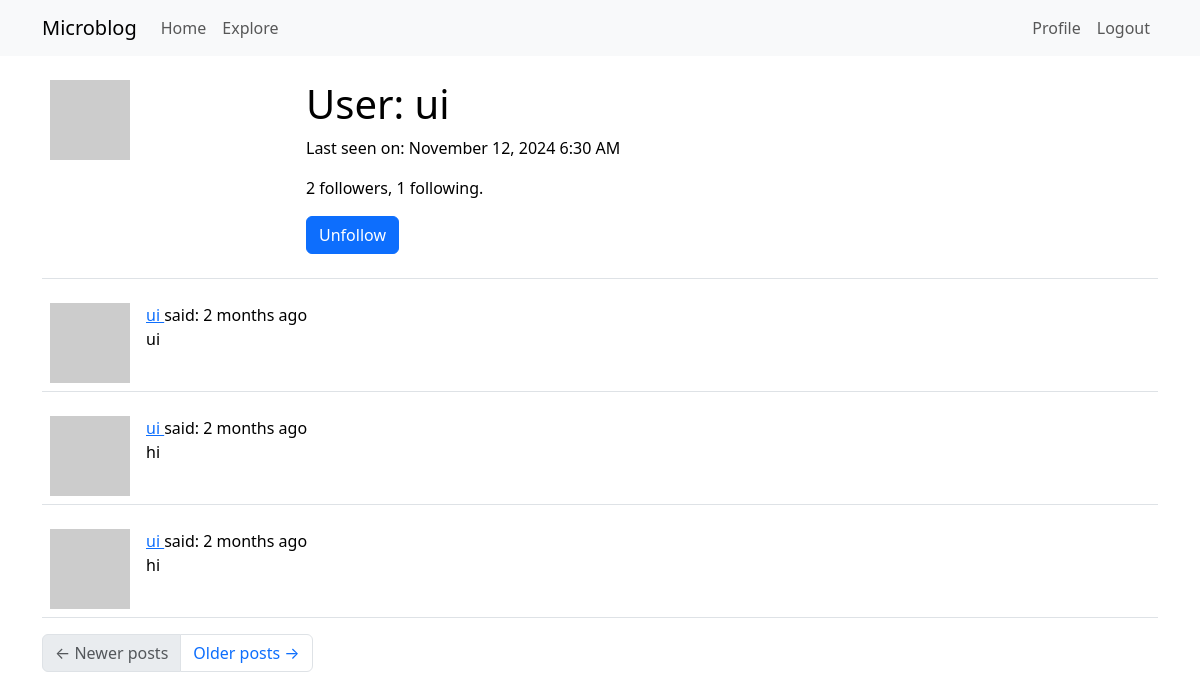
The page /user/ui (signed in) on the database its author committed.
### Y/models.py (models this page shows, shortened)
class User(UserMixin, db.Model):
    id: so.Mapped[int] = so.mapped_column(primary_key=True)
    username: so.Mapped[str] = so.mapped_column(sa.String(64), index=True, unique=True)
    email: so.Mapped[str] = so.mapped_column(sa.String(120), index=True, unique=True)
    password_hash: so.Mapped[Optional[str]] = so.mapped_column(sa.String(256))
    posts: so.WriteOnlyMapped['Post'] = so.relationship(back_populates='author')
    about_me: so.Mapped[Optional[str]] = so.mapped_column(sa.String(140))
    last_seen: so.Mapped[Optional[datetime]] = so.mapped_column(default=lambda: datetime.now(timezone.utc))
    following: so.WriteOnlyMapped['User'] = so.relationship(
        secondary=followers,
        primaryjoin=(followers.c.follower_id == id),
        secondaryjoin=(followers.c.followed_id == id),
        back_populates='followers')
    followers: so.WriteOnlyMapped['User'] = so.relationship(
        secondary=followers,
        primaryjoin=(followers.c.followed_id == id),
        secondaryjoin=(followers.c.follower_id == id),
        back_populates='following')
    def avatar(self, size):
        digest = md5(self.email.lower().encode('utf-8')).hexdigest()
        return f'https://www.gravatar.com/avatar/{digest}?d=identicon&s={size}'
    def is_following(self, user):
        query = self.following.select().where(User.id == user.id)
        return db.session.scalar(query) is not None
    def followers_count(self):
        query = sa.select(sa.func.count()).select_from(
            self.followers.select().subquery())
        return db.session.scalar(query)
    def following_count(self):
        query = sa.select(sa.func.count()).select_from(
            self.following.select().subquery())
        return db.session.scalar(query)

class Post(db.Model):
    id: so.Mapped[int] = so.mapped_column(primary_key=True)
    body: so.Mapped[str] = so.mapped_column(sa.String(140))
    timestamp: so.Mapped[datetime] = so.mapped_column(index=True, default=lambda: datetime.now(timezone.utc))
    user_id: so.Mapped[int] = so.mapped_column(sa.ForeignKey(User.id), index=True)
    author: so.Mapped[User] = so.relationship(back_populates='posts')

### Y/main/routes.py (the view)
@bp.route('/user/<username>')
@login_required
def user(username):
    user= db.first_or_404(sa.select(User).where(User.username == username))
    page = request.args.get('page', 1, type=int)
    query = user.posts.select().order_by(Post.timestamp.desc())
    posts = db.paginate(query, page=page,
                        per_page=current_app.config['POSTS_PER_PAGE'],
                        error_out=False)
    next_url = url_for('user', username=user.username, page=posts.next_num) \
        if posts.has_next else None
    prev_url = url_for('user', username=user.username, page=posts.prev_num) \
        if posts.has_prev else None
    form = EmptyForm()
    return render_template('user.html', user=user, posts=posts.items, form= form, next_url=next_url, prev_url=prev_url,)

### Y/main/forms.py
class EmptyForm(FlaskForm):
    submit = SubmitField('Submit')

### Y/main/routes.py (called while the page is built)
@bp.before_request
def before_request():
    if current_user.is_authenticated:
        current_user.last_seen= datetime.now(timezone.utc)
        db.session.commit()

### Y/models.py (called while the page is built)
@login.user_loader
def load_user(id):
    return db.session.get(User, int(id))

### Y/templates/user.html (shortened to what this page needs)
{% extends "base.html" %}
{% block content %}
<table class="table table-hover">
    <tr>
        <td width="256px"><img src="{{ user.avatar(256) }}"></td>
        <td>
            <h1>User: {{ user.username }}</h1>
            {% if user.last_seen %}<p>Last seen on: {{ moment(user.last_seen).format('LLL') }}</p>{% endif %}
            <p>{{ user.followers_count() }} followers, {{ user.following_count() }} following.</p>
            {% if user == current_user %}
            <p><a href="{{ url_for('main.edit_profile') }}">Edit your profile</a></p>
            {% else %}
            <p>
            <form action="{{ url_for('main.unfollow', username=user.username) }}" method="post">
                {{ form.submit(value='Unfollow', class_='btn btn-primary') }}
            </form>
            </p>
            {% endif %}
        </td>
    </tr>
</table>
{% for post in posts %}
{% include '_post.html' %}
{% endfor %}
<nav aria-label="Post navigation">
    <ul class="pagination">
        <li class="page-item{% if not prev_url %} disabled{% endif %}">
            <a class="page-link" href="{{ prev_url }}">
                <span aria-hidden="true">&larr;</span> Newer posts
            </a>
        </li>
        <li class="page-item{% if not next_url %} disabled{% endif %}">
            <a class="page-link" href="{{ next_url }}">
                Older posts <span aria-hidden="true">&rarr;</span>
            </a>
        </li>
    </ul>
</nav>
{% endblock %}

### Y/templates/base.html (shortened to what this page needs)
<!doctype html>
<html lang="en">
<head>
    <link href="https://cdn.jsdelivr.net/npm/bootstrap@5.3.2/dist/css/bootstrap.min.css" rel="stylesheet"
>
</head>
<body>
    <nav class="navbar navbar-expand-lg bg-body-tertiary">
        <div class="container">
            <a class="navbar-brand" href="{{ url_for('main.index') }}">Microblog</a>
            <div class="collapse navbar-collapse" id="navbarSupportedContent">
                <ul class="navbar-nav me-auto mb-2 mb-lg-0">
                    <li class="nav-item">
                        <a class="nav-link" aria-current="page" href="{{ url_for('main.index') }}">Home</a>
                    </li>
                    <li class="nav-item">
                        <a class="nav-link" aria-current="page" href="{{ url_for('main.explore') }}">Explore</a>
                    </li>
                </ul>
                <ul class="navbar-nav mb-2 mb-lg-0">
                    {% if current_user.is_anonymous %}
                    <li class="nav-item">
                        <a class="nav-link" aria-current="page" href="{{ url_for('auth.login') }}">Login</a>
                    </li>
                    {% else %}
                    <li class="nav-item">
                        <a class="nav-link" aria-current="page"
                            href="{{ url_for('main.user', username=current_user.username) }}">Profile</a>
                    </li>
                    <li class="nav-item">
                        <a class="nav-link" aria-current="page" href="{{ url_for('auth.logout') }}">Logout</a>
                    </li>
                    {% endif %}
                </ul>
            </div>
        </div>
    </nav>
    <div class="container mt-3">
        {% block content %}{% endblock %}
    </div>
</body>
</html>

### Y/templates/_post.html
<table class="table table-hover">
    <tr>
        <td width="70px">
            <a href="{{ url_for('main.user', username=post.author.username) }}">
                <img src="{{ post.author.avatar(70) }}" />
            </a>
        </td>
        <td>
            <a href="{{ url_for('main.user', username=post.author.username) }}">
                {{ post.author.username }}
            </a>
            said:
            {{moment(post.timestamp).fromNow()}}
            <br>
            {{ post.body }}
        </td>
    </tr>
</table>

### rows shown on the page
User: username "ui", last_seen "November 12, 2024 6:30 AM"
Post: author.username "ui", timestamp "2 months ago", body "ui"
Post: author.username "ui", timestamp "2 months ago", body "hi"
Post: author.username "ui", timestamp "2 months ago", body "hi"

### other values the page prints
{{ user.followers_count() }} "2"
{{ user.following_count() }} "1"
